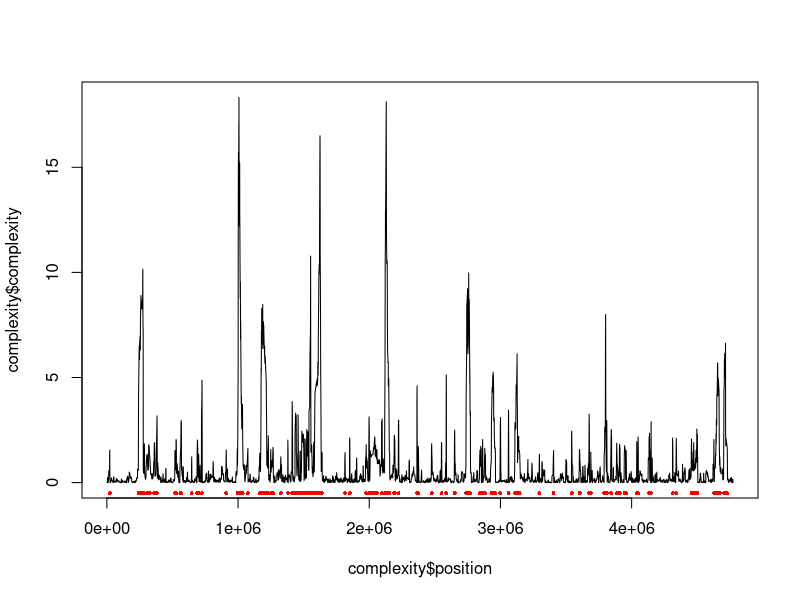

This figure's R source:
setwd("D:/slon/work/GCB_revision/shkaf/hotspots")
library(data.table)
complexity <- fread("NC_011993.1.txt",skip = 1)
plot(complexity$position, complexity$complexity, type="l")

IQR(complexity$complexity)
#upper <- quantile(complexity$complexity, 0.9)+1.5*(quantile(complexity$complexity, 0.9)-quantile(complexity$complexity, 0.1))
#upper <- median(complexity$complexity, 0.9)+1.5*(quantile(complexity$complexity, 0.9)-quantile(complexity$complexity, 0.1))
upper <- quantile(complexity$complexity, 0.75)+1.5*(quantile(complexity$complexity, 0.75)-quantile(complexity$complexity, 0.25))

hotspots <- which(complexity$complexity > upper)
points(complexity$position[hotspots], rep(-0.5,length(hotspots)), pch=16, cex = 0.5, col = "red")

coldspots <- which(complexity$complexity < quantile(complexity$complexity, 0.25)-IQR(complexity$complexity))
points(complexity$position[coldspots], rep(-0.5,length(coldspots)), pch=16, cex = 0.5, col = "blue")
